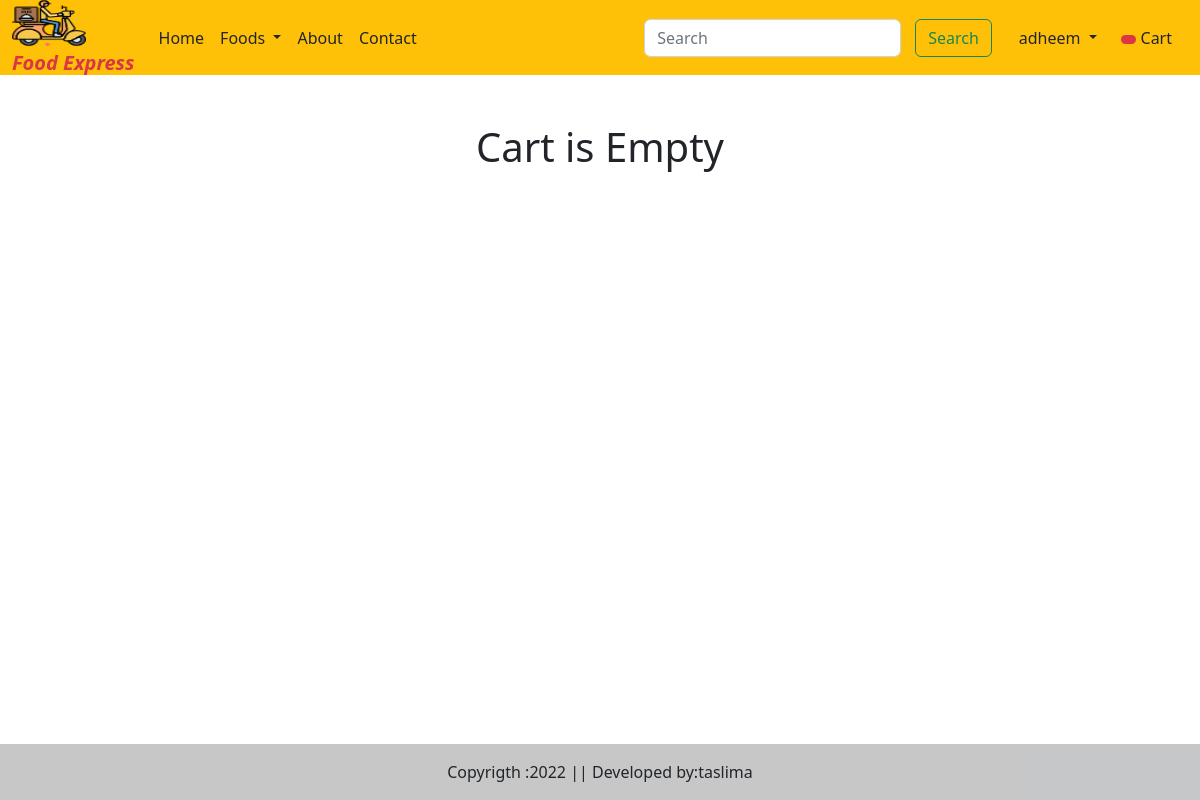
The app's page /cart (signed in), older data.
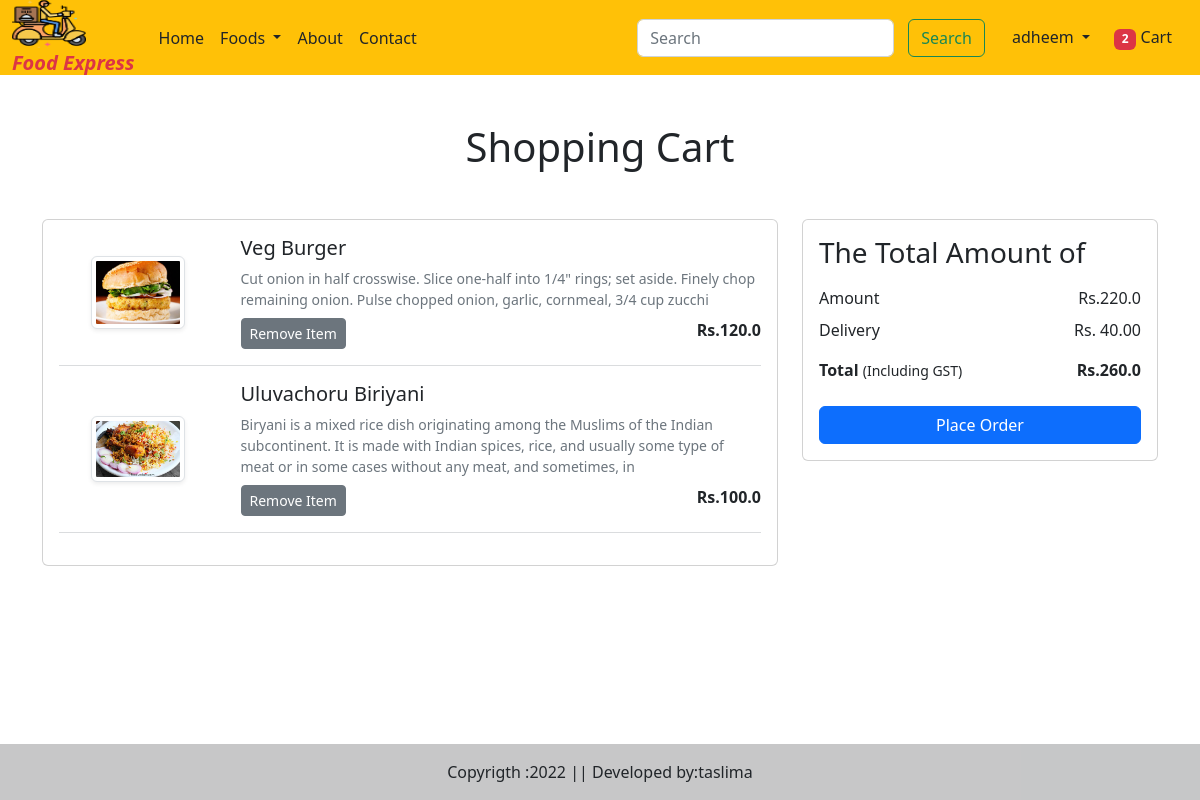
The same page, newer data.
### myapp/models.py (models this page shows, shortened)
class Cart(models.Model):
    user=models.ForeignKey(User,on_delete=models.CASCADE)
    product=models.ForeignKey(Food,on_delete=models.CASCADE)
    product_qty=models.IntegerField(null=False,blank=False,default=1)

class Food(models.Model):
    CATEGORY_CHOICES=(
        ('bi','Biriyani'),
        ('pz','Pizza'),
        ('br','Burger'),
        ('sh','Shawarma'),
        ('ch','Chicken'),
        ('pr','Paratha'),
        ('sw','Sandwich'),
        ('ds','Dosa'),
        ('fr','Fried Rice'),
        ('nd','Noodles'),
        ('md','Mandhi'),
    )
    name=models.CharField(max_length=50)
    category=models.CharField(choices=CATEGORY_CHOICES,max_length=2)
    description=models.TextField()
    active=models.BooleanField()
    price=models.FloatField()
    discount_price=models.FloatField()
    is_veg=models.BooleanField()
    food_image=models.ImageField(upload_to='Dishes')

### myapp/views.py (the view)
# urls.py: path('cart',views.show_cart,name='cart'),
@login_required(login_url='login')
def show_cart(request):
   user=request.user
   cart=Cart.objects.filter(user=user)
   if request.user.is_authenticated:
        totalitem=len(Cart.objects.filter(user=request.user))
   print(user)
   amount=0
   for p in cart:
       value = p.product_qty * p.product.discount_price
       amount= amount + value
       totalamount= amount + 40
   return render(request,'addtocart.html',locals())

### myapp/templates/addtocart.html (shortened to what this page needs)
{% extends 'base.html' %}
{% load static %}
{% block main-content %}
<div class="container my-5">
    <div class="row">
        {% if cart %}
        {% if not order_placed %}
        <h1 class="text-center mb-5">Shopping Cart</h1>
        <div class="col-sm-8">
            <div class="card">
                <div class="card-body">
                    {% for item in cart %}
                    <div class="row product-data">
                        <div class="col-sm-3 text-center align-self-center">
                            <img src="{{item.product.food_image.url }}"  class="img-fluid img-thumbnail shadow-sm" height="150" width="150">
                        </div>
                        <div class="col-sm-9">
                            <div>
                <h5>{{item.product.name}}</h5>
                <p class="mb-2 text-muted small">{{item.product.description}}</p>
                    <div class="d-flex justify-content-between">
                        <a href="{% url 'removeitem' item.product.id %}" class="remove-card btn btn-sm btn-secondary mr-3" pid={{item.product.id}}>Remove Item</a>
                        <p class="mb-0">
                            <span><strong>Rs.{{item.product.discount_price}}</strong></span>
                        </p>
                    </div>
                </div>
                        </div>
                    </div>
                    <hr class="text-muted">
                    {% endfor %}
                    {% endif %}
                </div>
            </div>
        </div>
   <div class="col-sm-4">
    <div class="card">
        <div class="card-body">
            <h3>The Total Amount of</h3>
            <ul class="list-group">
                <li class="list-group-item d-flex justify-content-between align-items-center border-0 px-0 pb-0">Amount <span id="amount">Rs.{{amount}}</span></li>
                <li class="list-group-item d-flex justify-content-between align-items-center border-0 px-0">Delivery <span>Rs. 40.00</span></li>
                <li class="list-group-item d-flex justify-content-between align-items-center border-0 px-0 mb-3">
                    <div>
                        <strong>Total</strong>
                        <small>(Including GST)</small>
                    </div>
                    <span id="totalamount"><strong>Rs.{{totalamount}}</strong></span>
                </li>
            </ul>
            <div class="d-grid"><a href="{% url 'checkout' %}" class="btn btn-primary">Place Order</a></div>
        </div>
    </div>
   </div>
{% else %}
<h1 class="text-center mb-5">Cart is Empty</h1>
{% endif %}
</div>
</div>
{% endblock main-content %}

### myapp/templates/base.html (shortened to what this page needs)
<!DOCTYPE html>
{% load static %}
<html lang="en">
<head>
    <link href="https://cdn.jsdelivr.net/npm/bootstrap@5.2.3/dist/css/bootstrap.min.css" rel="stylesheet">
    <link rel="stylesheet" href="{% static 'css/owl.carousel.min.css' %}">
    <link rel="stylesheet" href="{% static 'css/all.min.css' %}">
    <link rel="stylesheet" href="{% static 'css/style.css' %}">
</head>
<body>
    <nav class="navbar navbar-expand-lg bg-warning ">
        <div class="container-fluid">
          <a class="navbar-brand" href="#">
            <img src="{% static '/images/logo.png' %}" width="70" height="50"><br>
           <span class="text-danger lh-1 fs-8 text fst-italic fw-bold" > Food Express</span>
          </a>
          <div class="collapse navbar-collapse" id="navbarSupportedContent">
            <ul class="navbar-nav me-auto mb-2 mb-lg-0">
              <li class="nav-item">
                <a class="nav-link text-dark active" aria-current="page" href="/">Home</a>
              </li>
              <li class="nav-item dropdown">
                <a class="nav-link dropdown-toggle text-dark" href="#" role="button" data-bs-toggle="dropdown" aria-expanded="false">
               Foods
                </a>
              </li>
              <li class="nav-item">
                <a class="nav-link text-dark" href="{% url 'about' %}">About</a>
              </li>
              <li class="nav-item">
                <a class="nav-link text-dark" href="{% url 'contact' %}">Contact</a>
              </li>
            </ul>
            <form class="d-flex" role="search" action="/search">
              <input class="form-control me-2" type="search" placeholder="Search" aria-label="Search" name="search">
              <button class="btn btn-outline-success" type="submit">Search</button>
            </form>
          </div>
          <ul class="navbar-nav me-auto mb-2 mb-lg-0">
            {% if request.user.is_authenticated %}
            <li class="nav-item dropdown">
              <a class="nav-link dropdown-toggle text-dark" id="profileDropdown" href="#" role="button" data-bs-toggle="dropdown" aria-expanded="false">
          {{request.user}}
              </a>
            </li> </li>
            <li class="nav-item mx-2">
              <a href="{% url 'cart'  %}" class="nav-link text-dark">
                <span class="badge bg-danger">
                {% if totalitem > 0 %}
                {{totalitem}}
                {% endif %}</span>
                Cart</a>
          {% endif %}
          </ul>
        </div>
      </nav>
 {% block main-content %}{% endblock main-content %}
 <br>
 <br>
 <footer  class="bg-light text-center text-lg-start fixed-bottom" >
  <div class="text-center p-3" style="background-color: rgba(0, 0, 0, 0.2);">
    Copyrigth :2022 || Developed by:taslima
  </div>
 </footer>
</body>
</html>

Row changes from the older to the newer data that the page shows:
added Cart: product.food_image (picture), product.name "Veg Burger", product.description "Cut onion in half crosswise. Slice one-half into 1/4\" rings; set aside. Finely chop remaining onion. Pulse chopped onion, garlic, cornmeal, 3/4 cup zucchi", product.discount_price "120.0"
added Cart: product.food_image (picture), product.name "Uluvachoru Biriyani", product.description "Biryani is a mixed rice dish originating among the Muslims of the Indian subcontinent. It is made with Indian spices, rice, and usually some type of meat or in some cases without any meat, and sometimes, in", product.discount_price "100.0"
Text that changed along with them:
{{ totalitem }}: (not shown) → "2"
{{ amount }}: (not shown) → "220.0"
{{ totalamount }}: (not shown) → "260.0"
text no longer shown: "Cart is Empty"
text now shown: "Shopping Cart The Total Amount of Amount Rs. Delivery Rs. 40.00 Total (Including GST) Rs. Place Order"
